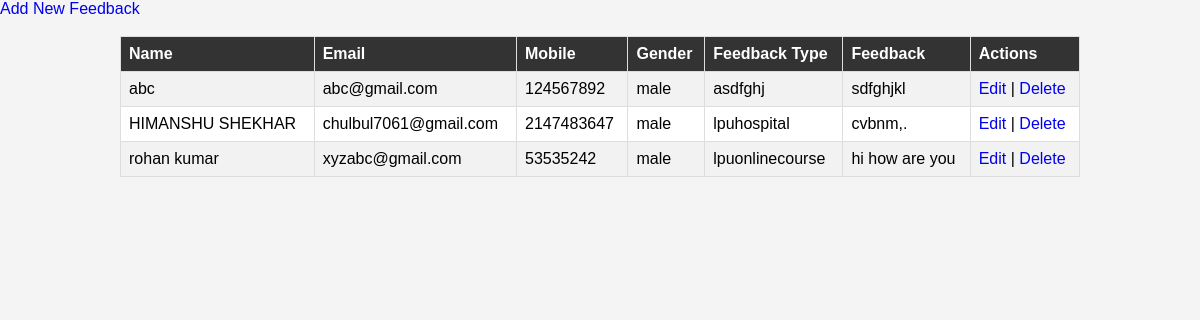
The app's page /fetchalldata.php with its own data.
### tables this page shows
CREATE TABLE `feedbacksystem` (
  `id` int(100) NOT NULL,
  `names` varchar(30) NOT NULL,
  `email` varchar(40) NOT NULL,
  `mobile` int(11) NOT NULL,
  `gender` varchar(6) NOT NULL,
  `feedbackType` varchar(22) NOT NULL,
  `feedback` varchar(1000) NOT NULL
);

### fetchalldata.php (the view, shortened to what this page needs)
<?php
include_once("databasefile.php");
$mysqli = new mysqli($servername, $username, $password, $databasename);
$query = "SELECT * FROM feedbacksystem";
$result = $mysqli->query($query);
?>
<html>
<head>
    <link rel="stylesheet" href="style3.css">
</head>
<body>
<a href="index.html">Add New Feedback</a><br/><br/>
<table width='100%' border='1'>
    <tr>
        <th>Name</th>
        <th>Email</th>
        <th>Mobile</th>
        <th>Gender</th>
        <th>Feedback Type</th>
        <th>Feedback</th>
        <th>Actions</th>
    </tr>
    <?php
    while ($row = $result->fetch_assoc()) {
        echo '<tr>';
        echo '<td>' . $row['names'] . '</td>';
        echo '<td>' . $row['email'] . '</td>';
        echo '<td>' . $row['mobile'] . '</td>';
        echo '<td>' . $row['gender'] . '</td>';
        echo '<td>' . $row['feedbackType'] . '</td>';
        echo '<td>' . $row['feedback'] . '</td>';
        echo "<td><a href='editdata.php?id=$row[id]'>Edit</a> | <a href='deletedata.php?id=$row[id]'>Delete</a></td></tr>";
    }
    ?>
</table>
</body>
</html>

### style3.css (style rules this page uses)
body { font-family: Arial, sans-serif; background-color: #f4f4f4; margin: 0; padding: 0; }
a { text-decoration: none; }
table { border-collapse: collapse; width: 80%; margin: 0 auto; background-color: #fff; }
th, td { border: 1px solid #ddd; padding: 8px; text-align: left; }
th { background-color: #333; color: #fff; }
tr:nth-child(even) { background-color: #f2f2f2; }

### records on screen
feedbacksystem: names "abc", email "abc@gmail.com", mobile "124567892", gender "male", feedbackType "asdfghj", feedback "sdfghjkl"
feedbacksystem: names "HIMANSHU SHEKHAR", email "chulbul7061@gmail.com", mobile "2147483647", gender "male", feedbackType "lpuhospital", feedback "cvbnm,."
feedbacksystem: names "rohan kumar", email "xyzabc@gmail.com", mobile "53535242", gender "male", feedbackType "lpuonlinecourse", feedback "hi how are you"
